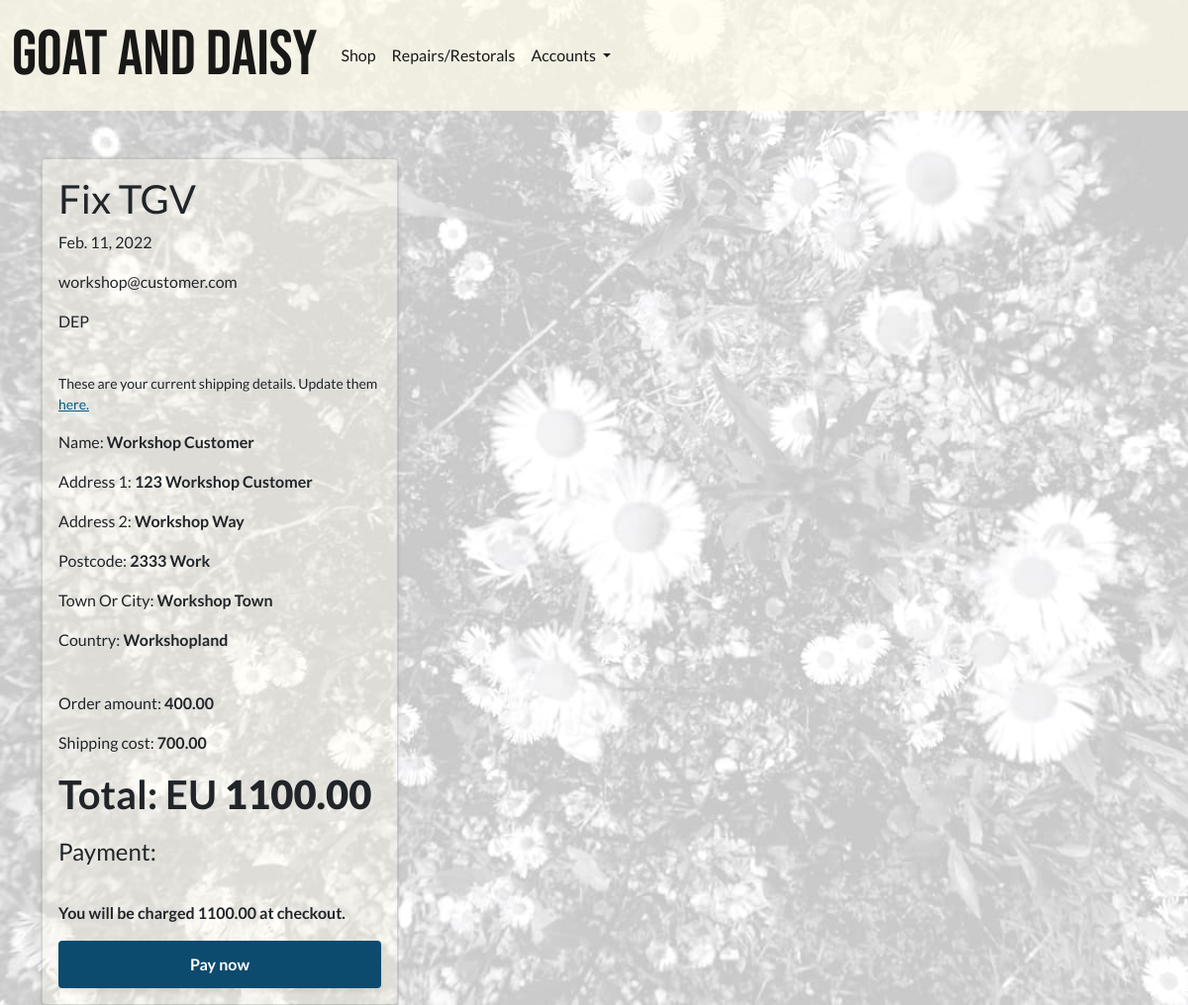
Screenshot of /invoices/workshop-checkout/35/ (signed in) with the database file from the repository.
### invoices/models.py (models this page shows, shortened)
class BaseInvoice(models.Model):
    date_created = models.DateField(auto_now_add=True)
    order_number = models.CharField(max_length=100, editable=False)
    full_name = models.CharField(max_length=100, null=True, blank=True)
    email = models.EmailField(null=True, blank=True)
    address1 = models.CharField(max_length=100, null=True, blank=True)
    address2 = models.CharField(max_length=100, null=True, blank=True)
    postcode = models.CharField(max_length=40, null=True, blank=True)
    town_or_city = models.CharField(max_length=40, null=True, blank=True)
    country = models.CharField(max_length=40, null=True, blank=True)
    notes = models.TextField(null=True, blank=True)
    order_amount = models.DecimalField(
        max_digits=12, decimal_places=2, default=0)
    shipping_cost = models.DecimalField(
        max_digits=12, decimal_places=2, default=0)
    order_total = models.DecimalField(
        max_digits=12, decimal_places=2, default=0)
    is_completed = models.BooleanField(default=False)
    paid_on = models.DateTimeField(null=True, blank=True)

class WorkshopCustomerInvoice(BaseInvoice):
    PAYMENT_CHOICES = [
        ('DEP', 'Deposit'),
        ('EP', 'End Payment'),
        ('SPT', 'Single Payment Total'),
        ('SP', 'Supplementary Payment'),
    ]
    service_ticket = models.ForeignKey(ServiceTicket, on_delete=models.CASCADE)
    payment_type = models.CharField(max_length=25, choices=PAYMENT_CHOICES)
    installment_paid = models.BooleanField(default=False)

class BaseInvoice(models.Model):
    date_created = models.DateField(auto_now_add=True)
    order_number = models.CharField(max_length=100, editable=False)
    full_name = models.CharField(max_length=100, null=True, blank=True)
    email = models.EmailField(null=True, blank=True)
    address1 = models.CharField(max_length=100, null=True, blank=True)
    address2 = models.CharField(max_length=100, null=True, blank=True)
    postcode = models.CharField(max_length=40, null=True, blank=True)
    town_or_city = models.CharField(max_length=40, null=True, blank=True)
    country = models.CharField(max_length=40, null=True, blank=True)
    notes = models.TextField(null=True, blank=True)
    order_amount = models.DecimalField(
        max_digits=12, decimal_places=2, default=0)
    shipping_cost = models.DecimalField(
        max_digits=12, decimal_places=2, default=0)
    order_total = models.DecimalField(
        max_digits=12, decimal_places=2, default=0)
    is_completed = models.BooleanField(default=False)
    paid_on = models.DateTimeField(null=True, blank=True)

### repairs_restorals/models.py (models this page shows, shortened)
class ServiceTicket(models.Model):
    customer = models.ForeignKey(
        Customer, related_name='service_ticket', on_delete=models.CASCADE)
    workshop_staff_responsible = models.ForeignKey(
        StaffMember, related_name='staff_tickets', on_delete=models.CASCADE)
    title = models.CharField(max_length=255)
    date_created = models.DateField(auto_now_add=True, editable=False)
    last_updated = models.DateField(auto_now=True, editable=False)
    service_description = models.TextField()
    link_to_desired_materials_1 = models.URLField(null=True, blank=True)
    link_to_desired_materials_2 = models.URLField(null=True, blank=True)
    link_to_desired_materials_3 = models.URLField(null=True, blank=True)
    is_completed = models.BooleanField(default=False)
    has_invoice = models.BooleanField(default=False)
    def __str__(self) -> str:
        return self.title

### invoices/views.py (the view)
@login_required
def workshop_checkout(request, invoice_id):
    customer = Customer.objects.get(username=request.user)
    invoice = WorkshopCustomerInvoice.objects.get(pk=invoice_id)
    zero_error = None
    stripe_order_total = round(invoice.order_total * 100)
    if stripe_order_total <= 0:
        zero_error = "Please contact a staff member to process your invoice before payment."
    request.session['shop_or_workshop'] = "Workshop"
    request.session['invoice_type'] = invoice.payment_type
    request.session['workshop_order_number'] = invoice.order_number
    request.session['customer_full_name'] = invoice.full_name
    request.session['customer_email'] = customer.email
    context = {
        'invoice': invoice,
        'stripe_order_total': stripe_order_total,
        'stripe_public_key': settings.STRIPE_PUBLIC_KEY,
        'stripe_base_url': settings.STRIPE_BASE_URL,
        'customer': customer,
        'zero_error': zero_error,
    }
    return render(request, 'invoices/workshop_checkout.html', context)

### invoices/contexts.py (called while the page is built, shortened)
def shopping_cart(request):
    template_cart = []
    products_count = 0
    order_amount = 0
    shipping = 0
    cart = request.session.get('cart', {})
    for item in enumerate(template_cart):
        products_count += 1
    order_total = order_amount + shipping
    stripe_total = round(order_total * 100)
    context = {
        'template_cart': template_cart,
        'products_count': products_count,
        'order_amount': order_amount,
        'shipping': shipping,
        'order_total': order_total,
        'stripe_total': stripe_total,
    }
    return context

### profiles/templatetags/user_in_group_tag.py (called while the page is built)
@register.filter(name='has_group')
def has_group(user, group_name):
    try:
        group = Group.objects.get(name=group_name)
    except Group.DoesNotExist:
        return False
    return group in user.groups.all()

### invoices/templates/invoices/workshop_checkout.html (shortened to what this page needs)
{% extends 'base.html' %}
{% load static %}
{% load crispy_forms_tags %}
{% load crispy_forms_field %}
{% block extra_css %}
<link rel="stylesheet" href="{% static 'css/checkout.css'%}" />
<link rel="stylesheet" href="{% static 'css/daisy_bg_image_trans.css' %}">
{% endblock %}
{% block content%}
<form action="#" method="POST" id="payment-form" class="card">
<p class="h1">{{ invoice.service_ticket }}</p>
<p>{{ invoice.date_created }}</p>
<p>{{ invoice.email }}</p>
<p>{{ invoice.payment_type }}</p>
<br>
<p class="small">These are your current shipping details. Update them <a href="{% url 'public_customer_account_update' customer.id %}">
    here.
  </a></p>
<p>Name: <strong>{{ invoice.full_name }}</strong></p>
<p>Address 1: <strong>{{ invoice.address1 }}</strong></p>
<p>Address 2: <strong>{{ invoice.address2 }}</strong></p>
<p>Postcode: <strong>{{ invoice.postcode }}</strong></p>
<p>Town Or City: <strong>{{ invoice.town_or_city }}</strong></p>
<p>Country: <strong>{{ invoice.country }}</strong></p>
<br>
<p>Order amount: <strong>{{ invoice.order_amount }}</strong></p>
<p>Shipping cost: <strong>{{ invoice.shipping_cost }}</strong></p>
<p class="display-6">Total: EU <strong>{{ invoice.order_total }}</strong></p>
  <fieldset>
    <legend>Payment:</legend>
    {% if zero_error %}
    <p class="text-danger">Please contact our staff, your invoice hasn't been
      created.
    </p>
    {% else %}
    <p><strong>You will be charged {{ invoice.order_total }} at checkout.</strong></p>
    <button type="submit" id="submit">
      <span id="button-text">Pay now</span>
    </button>
    {% endif %}
  </fieldset>
</form>
{% endblock %}

### static/css/site_base_custom.css (style rules this page uses)
body { background-color: var(--amber-100); font-family: "Lato", sans-serif; }
a { color: var(--sky-800); font-weight: 400; }
.card { background-color: #fffbeb5d; padding: 1rem; }
.display-6 { font-weight: 700; }

### static/css/checkout.css (style rules this page uses)
* { box-sizing: border-box; }
form { width: 30vw; min-width: 500px; align-self: center; box-shadow: 0px 0px 0px 0.5px rgba(50, 50, 93, 0.1), 0px 2px 5px 0px rgba(50, 50, 93, 0.1), 0px 1px 1.5px 0px rgba(0, 0, 0, 0.07); border-radius: 7px; padding: 40px; }
button { background: var(--sky-900); font-family: inherit; color: #ffffff; border-radius: 4px; border: 0; padding: 12px 16px; font-size: 16px; font-weight: 600; cursor: pointer; display: block; transition: all 0.2s ease; box-shadow: 0px 4px 5.5px 0px rgba(0, 0, 0, 0.07); width: 100%; }

### static/css/daisy_bg_image_trans.css (style rules this page uses)
body { background-image: url("../img/daisys-25.jpg"); background-repeat: no-repeat; background-position: left; background-size: cover; background-attachment: fixed; }

### rows the page displays
WorkshopCustomerInvoice: service_ticket "Fix TGV", payment_type "DEP"
BaseInvoice: date_created "Feb. 11, 2022", email "workshop@customer.com", full_name "Workshop Customer", address1 "123 Workshop Customer", address2 "Workshop Way", postcode "2333 Work", town_or_city "Workshop Town", country "Workshopland", order_amount "400.00", shipping_cost "700.00", order_total "1100.00"
